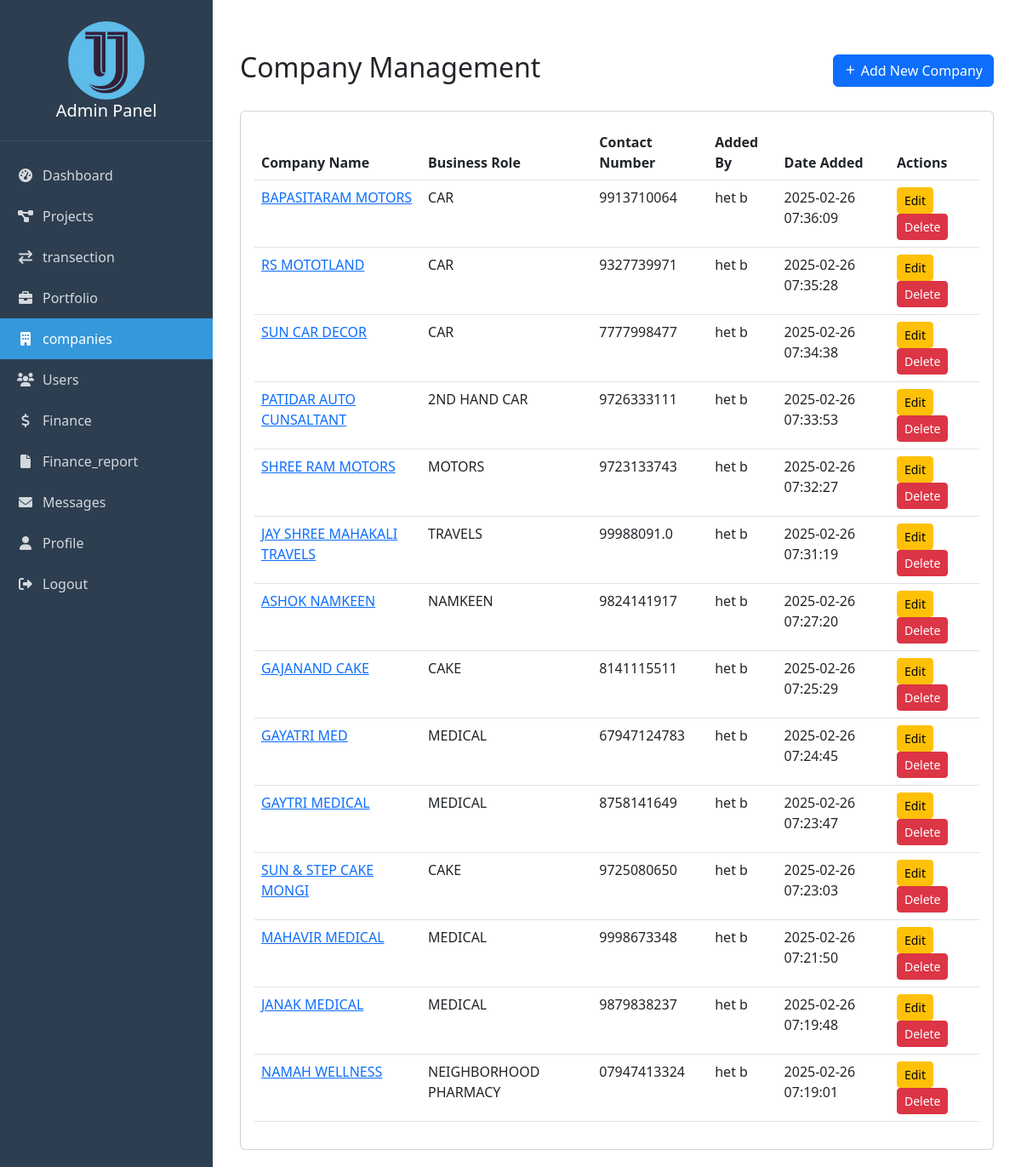
The page /admin/companies.php (signed in) on the database its author committed.
### tables this page shows
CREATE TABLE `companies` (
  `company_id` int(11) NOT NULL,
  `company_name` varchar(255) NOT NULL,
  `business_role` varchar(255) NOT NULL,
  `address` text NOT NULL,
  `contact_number` varchar(50) NOT NULL,
  `card_pic` varchar(255) DEFAULT NULL,
  `added_by` varchar(255) NOT NULL,
  `date_added` timestamp NOT NULL DEFAULT current_timestamp()
);

### admin/companies.php (the view, shortened to what this page needs)
<?php
require_once 'includes/auth_check.php';
$sql = "SELECT * FROM companies ORDER BY date_added DESC";
$result = $conn->query($sql);
?>
<!DOCTYPE html>
<html lang="en">
<head>
    <link href="https://cdn.jsdelivr.net/npm/bootstrap@5.3.0/dist/css/bootstrap.min.css" rel="stylesheet">
    <link href="https://cdn.jsdelivr.net/npm/boxicons@2.0.7/css/boxicons.min.css" rel="stylesheet">
</head>
<body>
    <?php include 'navbar.php'; ?>
    <div class="main-content" data-aos="fade-up" data-aos-delay="300">
        <div class="container-fluid">
            <div class="d-flex justify-content-between align-items-center mb-4">
                <h2>Company Management</h2>
                <button class="btn btn-primary" data-bs-toggle="modal" data-bs-target="#addCompanyModal">
                    <i class='bx bx-plus'></i> Add New Company
                </button>
            </div>
            <div class="row">
                <div class="col-12">
                    <div class="card">
                        <div class="card-body">
                            <div class="table-responsive">
                                <table class="table">
                                    <thead>
                                        <tr>
                                            <th>Company Name</th>
                                            <th>Business Role</th>
                                            <th>Contact Number</th>
                                            <th>Added By</th>
                                            <th>Date Added</th>
                                            <th>Actions</th>
                                        </tr>
                                    </thead>
                                    <tbody>
                                        <?php while ($company = $result->fetch_assoc()): ?>
                                            <tr>
                                                <td>
                                                    <a href="#" class="view-details" data-bs-toggle="modal" data-bs-target="#viewCompanyModal"
                                                        data-name="<?php echo htmlspecialchars($company['company_name']); ?>"
                                                        data-role="<?php echo htmlspecialchars($company['business_role']); ?>"
                                                        data-address="<?php echo htmlspecialchars($company['address']); ?>"
                                                        data-contact="<?php echo htmlspecialchars($company['contact_number']); ?>"
                                                        data-pic="<?php echo $company['card_pic']; ?>"
                                                        data-addedby="<?php echo $company['added_by']; ?>">
                                                        <?php echo htmlspecialchars($company['company_name']); ?>
                                                    </a>
                                                </td>
                                                <td><?php echo htmlspecialchars($company['business_role']); ?></td>
                                                <td><?php echo htmlspecialchars($company['contact_number']); ?></td>
                                                <td><?php echo htmlspecialchars($company['added_by']); ?></td>
                                                <td><?php echo $company['date_added']; ?></td>
                                                <td>
                                                    <button class="btn btn-sm btn-warning" data-bs-toggle="modal" data-bs-target="#editCompanyModal"
                                                        data-id="<?php echo $company['company_id']; ?>"
                                                        data-name="<?php echo htmlspecialchars($company['company_name']); ?>"
                                                        data-role="<?php echo htmlspecialchars($company['business_role']); ?>"
                                                        data-address="<?php echo htmlspecialchars($company['address']); ?>"
                                                        data-contact="<?php echo htmlspecialchars($company['contact_number']); ?>"
                                                        data-pic="<?php echo $company['card_pic']; ?>"
                                                        data-addedby="<?php echo $company['added_by']; ?>">Edit</button>
                                                    <form method="POST" action="" style="display:inline;">
                                                        <button type="submit" class="btn btn-sm btn-danger" onclick="return confirm('Are you sure you want to delete this company?');">
                                                            Delete
                                                        </button>
                                                    </form>
                                                </td>
                                            </tr>
                                        <?php endwhile; ?>
                                    </tbody>
                                </table>
                            </div>
                        </div>
                    </div>
                </div>
            </div>
        </div>
    </div>
</body>
</html>

### admin/navbar.php (style rules this page uses)
:root { --sidebar-width: 250px; --primary-color: #2c3e50; --secondary-color: #34495e; --accent-color: #3498db; }
.main-content { margin-left: var(--sidebar-width); padding: 20px; transition: all 0.3s ease; }

### rows shown on the page
companies: company_name "BAPASITARAM MOTORS", business_role "CAR", contact_number "9913710064", added_by "het b", date_added "2025-02-26 07:36:09"
companies: company_name "RS MOTOTLAND", business_role "CAR", contact_number "9327739971", added_by "het b", date_added "2025-02-26 07:35:28"
companies: company_name "SUN CAR DECOR", business_role "CAR", contact_number "7777998477", added_by "het b", date_added "2025-02-26 07:34:38"
companies: company_name "PATIDAR AUTO CUNSALTANT", business_role "2ND HAND CAR", contact_number "9726333111", added_by "het b", date_added "2025-02-26 07:33:53"
companies: company_name "SHREE RAM MOTORS", business_role "MOTORS", contact_number "9723133743", added_by "het b", date_added "2025-02-26 07:32:27"
companies: company_name "JAY SHREE MAHAKALI TRAVELS", business_role "TRAVELS", contact_number "99988091.0", added_by "het b", date_added "2025-02-26 07:31:19"
companies: company_name "ASHOK NAMKEEN", business_role "NAMKEEN", contact_number "9824141917", added_by "het b", date_added "2025-02-26 07:27:20"
companies: company_name "GAJANAND CAKE", business_role "CAKE", contact_number "8141115511", added_by "het b", date_added "2025-02-26 07:25:29"
companies: company_name "GAYATRI MED", business_role "MEDICAL", contact_number "67947124783", added_by "het b", date_added "2025-02-26 07:24:45"
companies: company_name "GAYTRI MEDICAL", business_role "MEDICAL", contact_number "8758141649", added_by "het b", date_added "2025-02-26 07:23:47"
companies: company_name "SUN & STEP CAKE MONGI", business_role "CAKE", contact_number "9725080650", added_by "het b", date_added "2025-02-26 07:23:03"
companies: company_name "MAHAVIR MEDICAL", business_role "MEDICAL", contact_number "9998673348", added_by "het b", date_added "2025-02-26 07:21:50"
companies: company_name "JANAK MEDICAL", business_role "MEDICAL", contact_number "9879838237", added_by "het b", date_added "2025-02-26 07:19:48"
companies: company_name "NAMAH WELLNESS", business_role "NEIGHBORHOOD PHARMACY", contact_number "07947413324", added_by "het b", date_added "2025-02-26 07:19:01"
